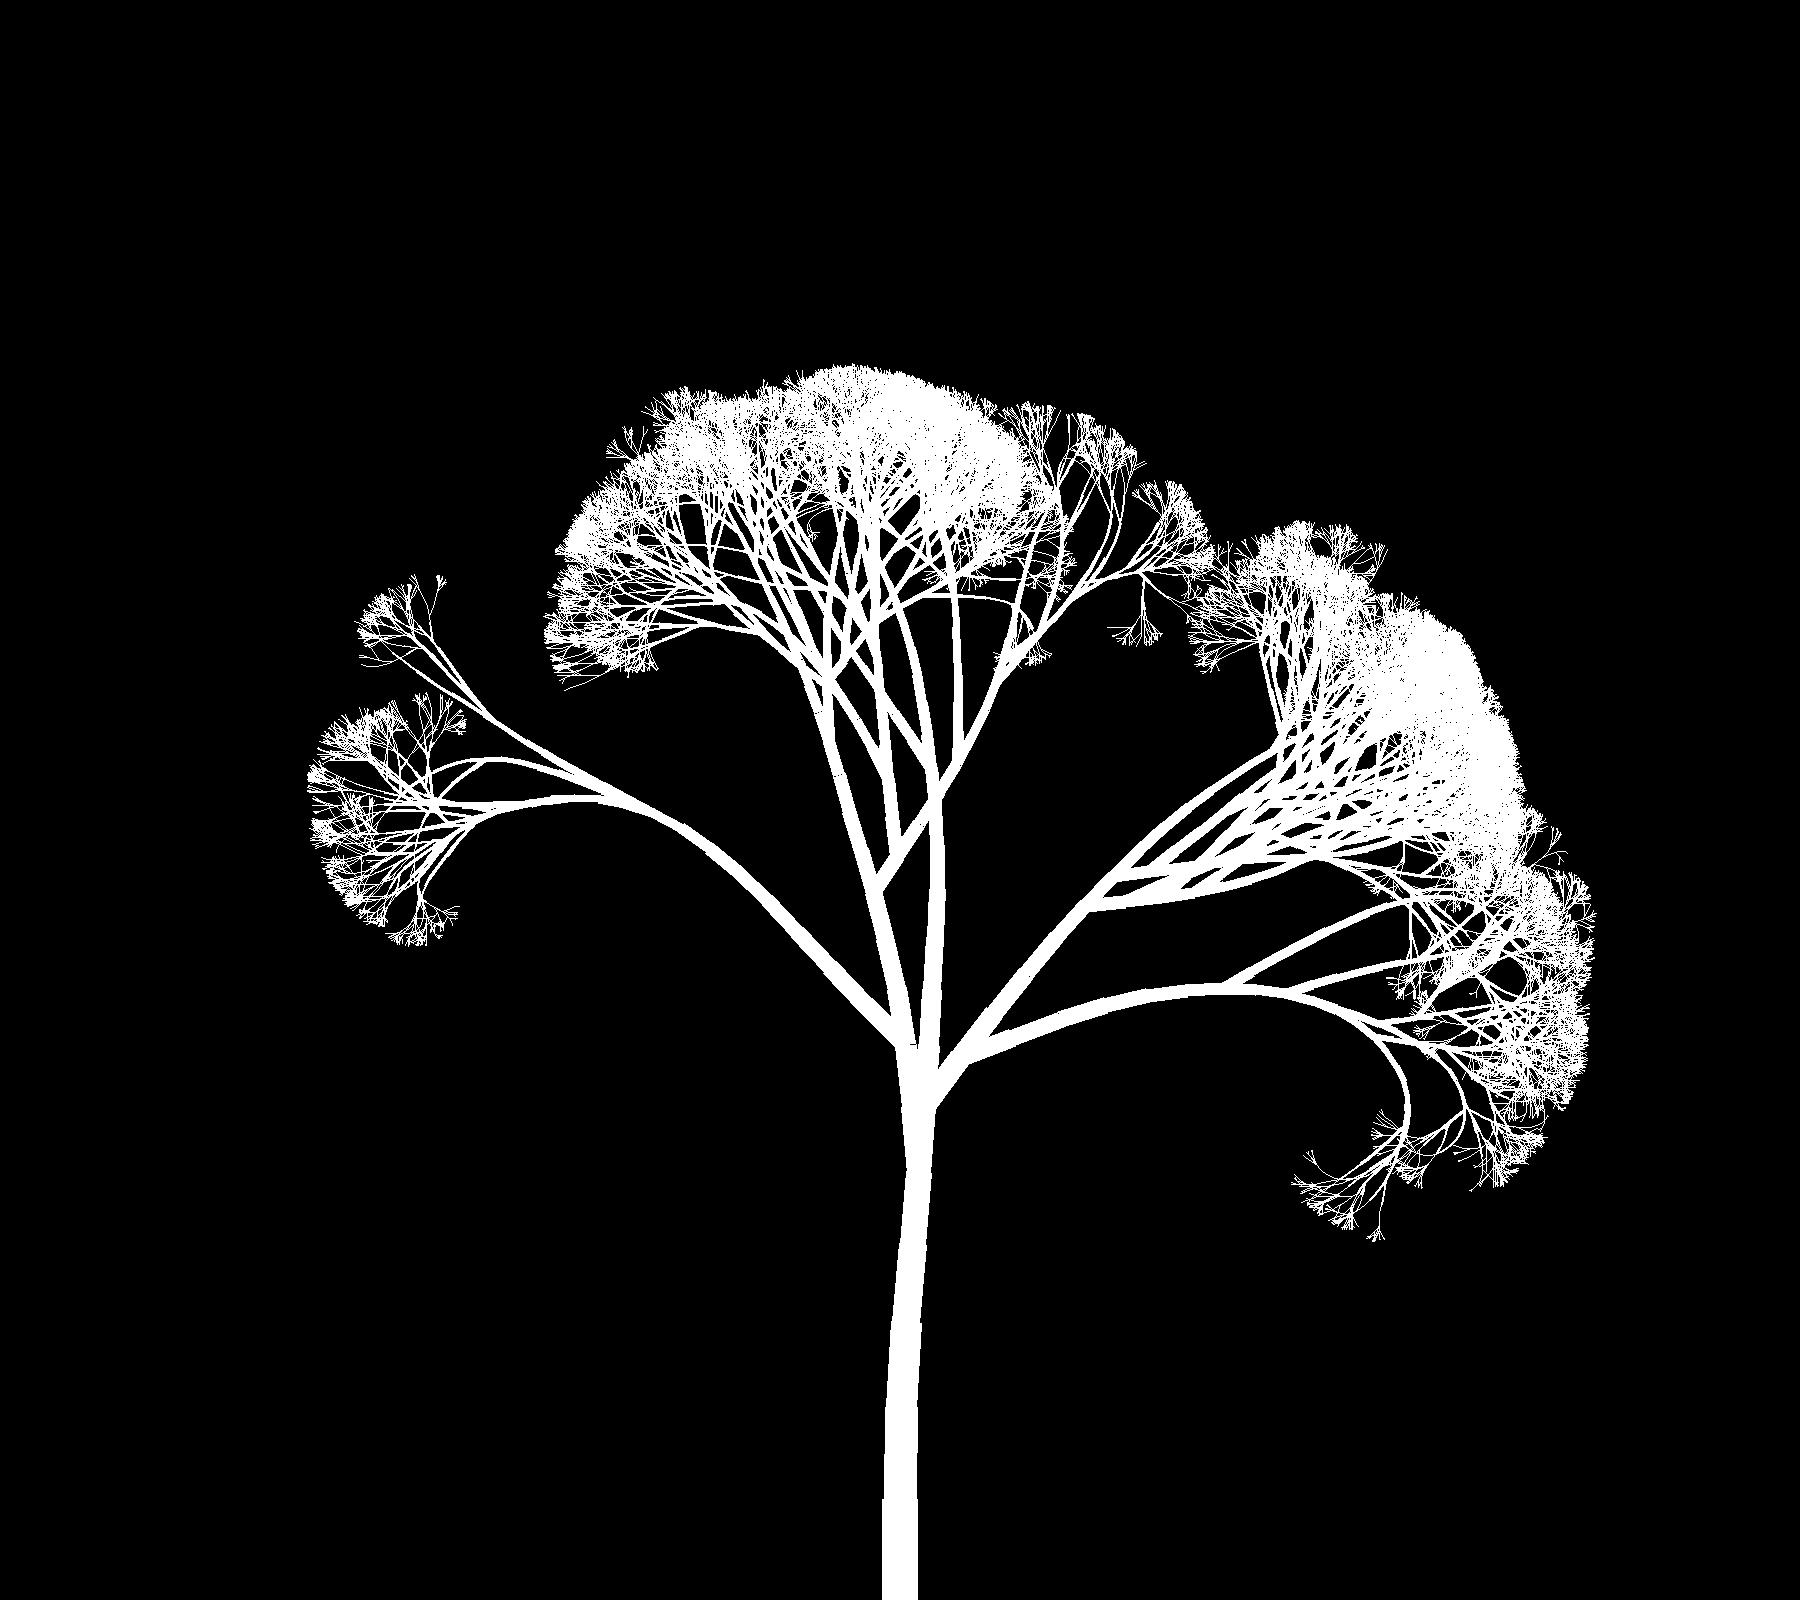

Source code (Python):
# ez a jó, ezzel csináltam a rajzokat

from PIL import Image, ImageDraw
import numpy as np
import random

im = Image.new('L', (1800, 1600))

draw = ImageDraw.Draw(im)
w = 1800
h = 1600
n = 10
q = 0.88                        # 1. paraméter: szakaszrövidülési kvóciens alsó határa
random.seed()
startx = w // 2
starty = h - 1
startlength = 100.0             # 2. paraméter: 1. szakasz hossza
startangle = 0.5 * np.pi
branchlist = [(startx, starty, startlength, startangle)]  # kepernyő alja-közepen 100 hosszú függőleges szakasz felvétele a listára

def branch(actualx, actualy, actuallength, actualangle):  # ágrajzolás
    branchlist.remove((actualx, actualy, actuallength, actualangle))  # az aktuálisan kiválasztott ágat már törölhetjük a listáról
    x = actualx
    y = actualy
    l = actuallength
    angle = actualangle  # a szakasz szöge, másodfokban változik random
    angle2 = 0.0 # a szakasz szögváltozása
    while (l > 4.0):
    # egymás után fűzött szakaszok # 2.0-nél nagyon bolyhos a vége, 10.0-nál már nem
    # 3. paraméter: legkisebb szakaszhossz
        u = int(x + l * np.cos(angle))
        v = int(y - l * np.sin(angle))
        l = int((q + 0.06 * random.randint(0,2)) * l)  # 4. paraméter: szakaszrövidülési kvóciens intervalluma: itt q = 0.88...0.94
        curvature = 0.000035 * (random.randint(0, 1000) - 501) * np.pi
        # kvázi görbület: a szögváltozás változása,  nagyon érzékeny a konkrét paraméterekre / = 0.0175 Pi = 3.15 fok
        # 5. paraméter: szakaszgörbület, itt 0.0175 Pi
        angle2 += curvature
        angle += angle2
        draw.line(((x, y, u, v)), fill=255, width= int(0.4 * l), joint="curved")
        x = u
        y = v
        if (random.randint(0, 100) < 27) and (random.randint(0, 45) > np.log(l)):
        # 6. paraméter: elágazási valószínűség: itt 27% and (0.9... 1,0)) -- különös feltétel
            branchlist.append((x, y, l, angle + .025 * (random.randint(0, 20) - 10) * np.pi)) # az adott szakasztól kiinduló új ág kezdőpotját rögzítjük a listán
            # 7. paraméter: elágazási szög, itt - Pi/4 ... Pi/4

while len(branchlist) > 0: # a listáról levett ágakat megrajzoljuk
    r = random.randint(0, len(branchlist) - 1)
    (startx, starty, startlength, startangle) = branchlist[r]
    branch(startx, starty, startlength, startangle)
print(len(branchlist))
im.show()
im.save("randagasfa112.jpg")
